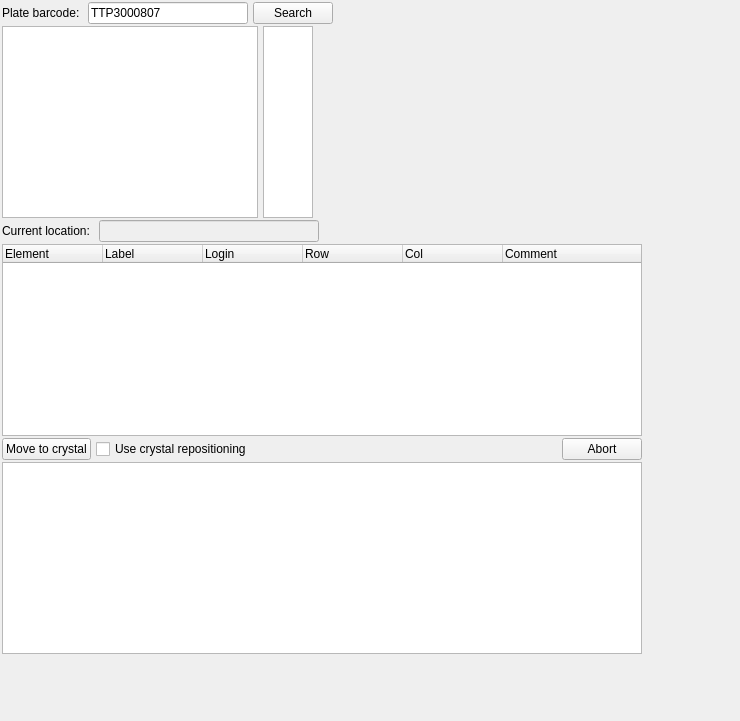
<?xml version="1.0" encoding="UTF-8"?>
<ui version="4.0">
 <class>PlateManipulatorLayout</class>
 <widget class="QWidget" name="PlateManipulatorLayout">
  <property name="geometry">
   <rect>
    <x>0</x>
    <y>0</y>
    <width>740</width>
    <height>721</height>
   </rect>
  </property>
  <property name="sizePolicy">
   <sizepolicy hsizetype="Minimum" vsizetype="Minimum">
    <horstretch>0</horstretch>
    <verstretch>0</verstretch>
   </sizepolicy>
  </property>
  <property name="maximumSize">
   <size>
    <width>32767</width>
    <height>32767</height>
   </size>
  </property>
  <property name="windowTitle">
   <string>Plate widget</string>
  </property>
  <layout class="QHBoxLayout">
   <property name="spacing">
    <number>5</number>
   </property>
   <property name="margin">
    <number>0</number>
   </property>
   <item>
    <layout class="QVBoxLayout">
     <property name="spacing">
      <number>2</number>
     </property>
     <property name="margin">
      <number>2</number>
     </property>
     <item>
      <layout class="QHBoxLayout">
       <property name="spacing">
        <number>5</number>
       </property>
       <property name="margin">
        <number>0</number>
       </property>
       <item>
        <widget class="QLabel" name="barcode_label">
         <property name="text">
          <string>Plate barcode: </string>
         </property>
         <property name="wordWrap">
          <bool>false</bool>
         </property>
        </widget>
       </item>
       <item>
        <widget class="QLineEdit" name="barcode_ledit">
         <property name="minimumSize">
          <size>
           <width>160</width>
           <height>0</height>
          </size>
         </property>
         <property name="maximumSize">
          <size>
           <width>160</width>
           <height>32767</height>
          </size>
         </property>
         <property name="text">
          <string>TTP3000807</string>
         </property>
        </widget>
       </item>
       <item>
        <widget class="QPushButton" name="search_button">
         <property name="text">
          <string>Search</string>
         </property>
        </widget>
       </item>
       <item>
        <spacer name="spacer1">
         <property name="orientation">
          <enum>Qt::Horizontal</enum>
         </property>
         <property name="sizeType">
          <enum>QSizePolicy::Expanding</enum>
         </property>
         <property name="sizeHint" stdset="0">
          <size>
           <width>91</width>
           <height>21</height>
          </size>
         </property>
        </spacer>
       </item>
      </layout>
     </item>
     <item>
      <layout class="QHBoxLayout">
       <property name="spacing">
        <number>5</number>
       </property>
       <property name="margin">
        <number>0</number>
       </property>
       <item>
        <widget class="QTableWidget" name="sample_table">
         <property name="sizePolicy">
          <sizepolicy hsizetype="Preferred" vsizetype="Preferred">
           <horstretch>0</horstretch>
           <verstretch>0</verstretch>
          </sizepolicy>
         </property>
         <property name="minimumSize">
          <size>
           <width>25</width>
           <height>0</height>
          </size>
         </property>
         <property name="toolTip">
          <string>Double click to move to position in the plate</string>
         </property>
         <property name="editTriggers">
          <set>QAbstractItemView::CurrentChanged|QAbstractItemView::DoubleClicked|QAbstractItemView::SelectedClicked</set>
         </property>
         <property name="numRows" stdset="0">
          <number>0</number>
         </property>
         <property name="numCols" stdset="0">
          <number>0</number>
         </property>
         <property name="readOnly" stdset="0">
          <bool>true</bool>
         </property>
        </widget>
       </item>
       <item>
        <widget class="QGraphicsView" name="navigation_graphicsview">
         <property name="sizePolicy">
          <sizepolicy hsizetype="Fixed" vsizetype="Expanding">
           <horstretch>0</horstretch>
           <verstretch>0</verstretch>
          </sizepolicy>
         </property>
         <property name="minimumSize">
          <size>
           <width>50</width>
           <height>0</height>
          </size>
         </property>
         <property name="maximumSize">
          <size>
           <width>50</width>
           <height>16777215</height>
          </size>
         </property>
         <property name="verticalScrollBarPolicy">
          <enum>Qt::ScrollBarAlwaysOff</enum>
         </property>
         <property name="horizontalScrollBarPolicy">
          <enum>Qt::ScrollBarAlwaysOff</enum>
         </property>
        </widget>
       </item>
       <item>
        <spacer name="spacer2">
         <property name="orientation">
          <enum>Qt::Horizontal</enum>
         </property>
         <property name="sizeType">
          <enum>QSizePolicy::Expanding</enum>
         </property>
         <property name="sizeHint" stdset="0">
          <size>
           <width>91</width>
           <height>21</height>
          </size>
         </property>
        </spacer>
       </item>
      </layout>
     </item>
     <item>
      <layout class="QHBoxLayout">
       <property name="spacing">
        <number>5</number>
       </property>
       <property name="margin">
        <number>0</number>
       </property>
       <item>
        <widget class="QLabel" name="current_location_label">
         <property name="text">
          <string>Current location: </string>
         </property>
         <property name="wordWrap">
          <bool>false</bool>
         </property>
        </widget>
       </item>
       <item>
        <widget class="QLineEdit" name="current_location_ledit">
         <property name="enabled">
          <bool>false</bool>
         </property>
         <property name="minimumSize">
          <size>
           <width>220</width>
           <height>0</height>
          </size>
         </property>
         <property name="maximumSize">
          <size>
           <width>220</width>
           <height>27</height>
          </size>
         </property>
        </widget>
       </item>
       <item>
        <spacer name="spacer_8">
         <property name="orientation">
          <enum>Qt::Horizontal</enum>
         </property>
         <property name="sizeType">
          <enum>QSizePolicy::Expanding</enum>
         </property>
         <property name="sizeHint" stdset="0">
          <size>
           <width>91</width>
           <height>21</height>
          </size>
         </property>
        </spacer>
       </item>
      </layout>
     </item>
     <item>
      <widget class="QTreeWidget" name="xtal_treewidget">
       <property name="sizePolicy">
        <sizepolicy hsizetype="Expanding" vsizetype="Fixed">
         <horstretch>0</horstretch>
         <verstretch>0</verstretch>
        </sizepolicy>
       </property>
       <property name="minimumSize">
        <size>
         <width>640</width>
         <height>0</height>
        </size>
       </property>
       <property name="maximumSize">
        <size>
         <width>640</width>
         <height>400</height>
        </size>
       </property>
       <property name="horizontalScrollBarPolicy">
        <enum>Qt::ScrollBarAsNeeded</enum>
       </property>
       <column>
        <property name="text">
         <string>Element</string>
        </property>
       </column>
       <column>
        <property name="text">
         <string>Label</string>
        </property>
       </column>
       <column>
        <property name="text">
         <string>Login</string>
        </property>
       </column>
       <column>
        <property name="text">
         <string>Row</string>
        </property>
       </column>
       <column>
        <property name="text">
         <string>Col</string>
        </property>
       </column>
       <column>
        <property name="text">
         <string>Comment</string>
        </property>
       </column>
      </widget>
     </item>
     <item>
      <layout class="QHBoxLayout">
       <property name="spacing">
        <number>5</number>
       </property>
       <property name="margin">
        <number>0</number>
       </property>
       <item>
        <widget class="QPushButton" name="move_button">
         <property name="text">
          <string>Move to crystal</string>
         </property>
        </widget>
       </item>
       <item>
        <widget class="QCheckBox" name="reposition_cbox">
         <property name="text">
          <string>Use crystal repositioning</string>
         </property>
        </widget>
       </item>
       <item>
        <spacer name="spacer5">
         <property name="orientation">
          <enum>Qt::Horizontal</enum>
         </property>
         <property name="sizeType">
          <enum>QSizePolicy::Expanding</enum>
         </property>
         <property name="sizeHint" stdset="0">
          <size>
           <width>91</width>
           <height>21</height>
          </size>
         </property>
        </spacer>
       </item>
       <item>
        <widget class="QPushButton" name="abort_button">
         <property name="text">
          <string>Abort</string>
         </property>
        </widget>
       </item>
      </layout>
     </item>
     <item>
      <widget class="QGraphicsView" name="xtal_image_graphicsview">
       <property name="verticalScrollBarPolicy">
        <enum>Qt::ScrollBarAlwaysOff</enum>
       </property>
       <property name="horizontalScrollBarPolicy">
        <enum>Qt::ScrollBarAlwaysOff</enum>
       </property>
      </widget>
     </item>
     <item>
      <spacer name="verticalSpacer">
       <property name="orientation">
        <enum>Qt::Vertical</enum>
       </property>
       <property name="sizeHint" stdset="0">
        <size>
         <width>20</width>
         <height>40</height>
        </size>
       </property>
      </spacer>
     </item>
    </layout>
   </item>
   <item>
    <spacer name="spacer6">
     <property name="orientation">
      <enum>Qt::Horizontal</enum>
     </property>
     <property name="sizeType">
      <enum>QSizePolicy::Expanding</enum>
     </property>
     <property name="sizeHint" stdset="0">
      <size>
       <width>91</width>
       <height>21</height>
      </size>
     </property>
    </spacer>
   </item>
  </layout>
 </widget>
 <layoutdefault spacing="6" margin="11"/>
 <pixmapfunction>qPixmapFromMimeSource</pixmapfunction>
 <resources/>
 <connections/>
</ui>
